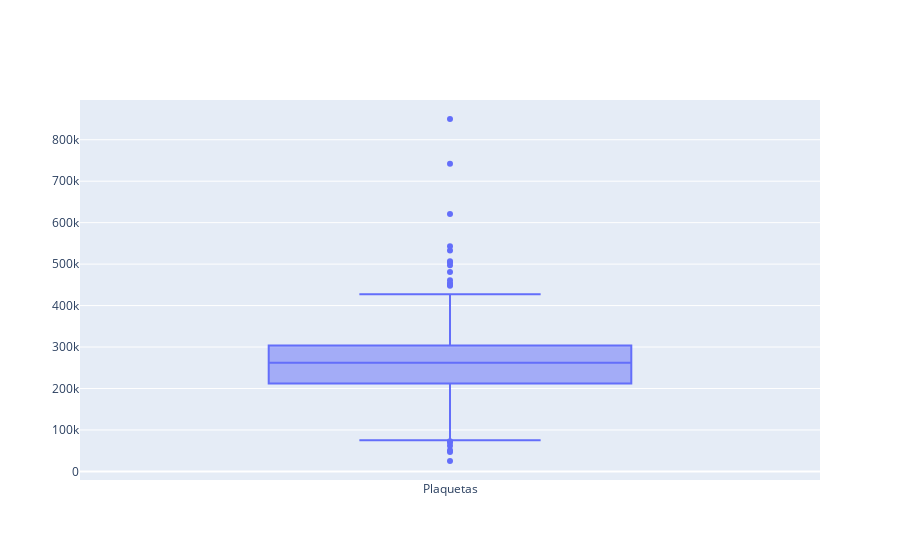

This figure's notebook cell:
### Code cell
trace2 = go.Box(y=df["Plaquetas"],name="Plaquetas")


data = [trace2]
iplot(data)

### Figure 1 — Plotly figure (JSON) as saved in the notebook; plotly's stock layout.template omitted (floating-point values rounded to 4 significant figures; data arrays with more than 128 entries replaced by an {"elided": "..."} marker saying what was removed)
{"data": [{"name": "Plaquetas", "type": "box", "y": {"elided": "299 float values"}}], "layout": {}}
